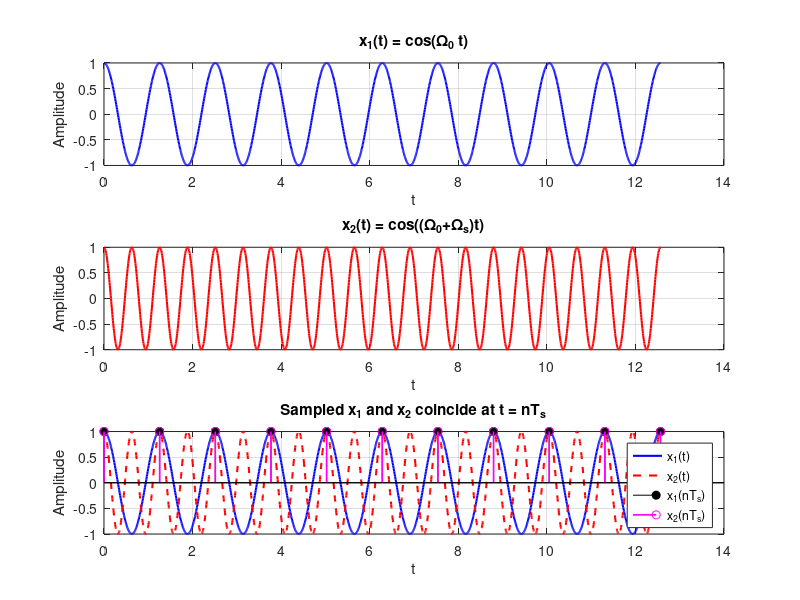

Here is the MATLAB script that generated this plot:
clc; clear; close all;

% Input angular frequencies
Omega0  = input('Enter Omega0 (rad/s): ');
Omega_s = input('Enter Omega_s (rad/s): ');

% Sampling period
T_s = 2*pi/Omega_s;

% Number of samples to display
N = 10;
t_end = N*T_s;

% Continuous-time axis with fine resolution
% (dt much smaller than the period of x2, the higher-freq signal)
dt = min(T_s, 2*pi/(Omega0+Omega_s)) / 100;
t  = 0:dt:t_end;

% Continuous signals
x1 = cos(Omega0*t);
x2 = cos((Omega0+Omega_s)*t);

% Sample times and sampled values
n   = 0:N;
t_n = n*T_s;
x1s = cos(Omega0*t_n);
x2s = cos((Omega0+Omega_s)*t_n);   % equals x1s — demonstrate overlap

figure

% Plot 1: x1(t)
subplot(3,1,1)
plot(t, x1, 'b', 'LineWidth', 1.5); grid on
xlabel('t'); ylabel('Amplitude')
title('x_1(t) = cos(\Omega_0 t)')

% Plot 2: x2(t)
subplot(3,1,2)
plot(t, x2, 'r', 'LineWidth', 1.5); grid on
xlabel('t'); ylabel('Amplitude')
title('x_2(t) = cos((\Omega_0+\Omega_s)t)')

% Plot 3: both continuous signals + both sample sets to show they overlap
subplot(3,1,3)
plot(t, x1, 'b', 'LineWidth', 1.5); hold on
plot(t, x2, 'r--', 'LineWidth', 1.5)
stem(t_n, x1s, 'k', 'filled')          % filled black dots
stem(t_n, x2s, 'mo', 'LineWidth', 1.2) % open magenta circles on top
grid on
xlabel('t'); ylabel('Amplitude')
title('Sampled x_1 and x_2 coincide at t = nT_s')
legend('x_1(t)', 'x_2(t)', 'x_1(nT_s)', 'x_2(nT_s)')
